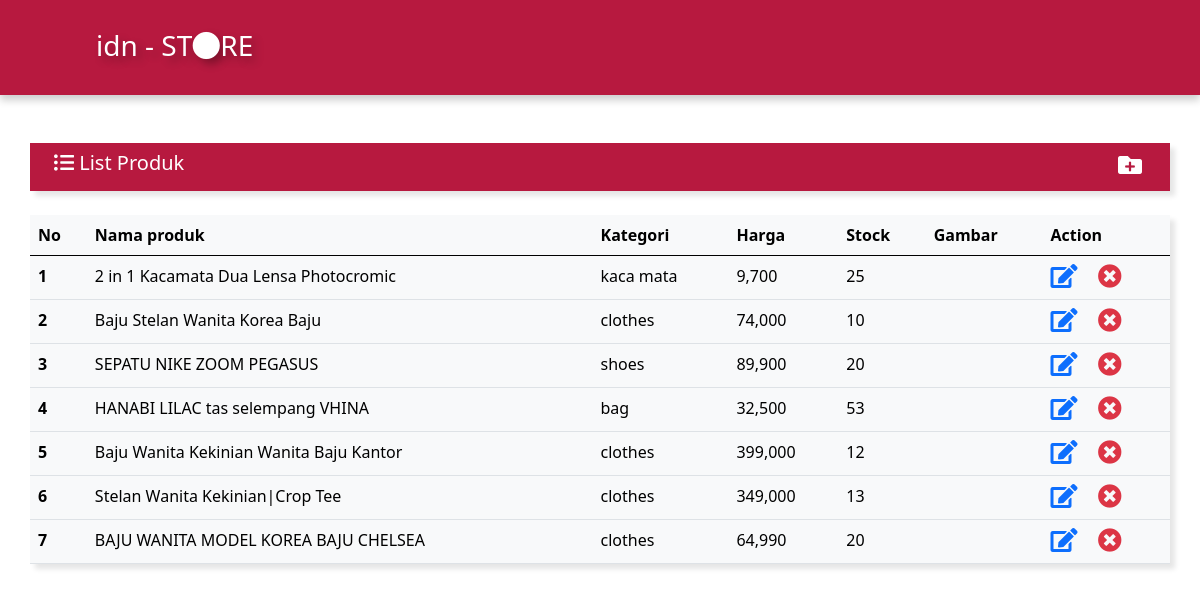
/list.php, run on an earlier commit of the app's database.
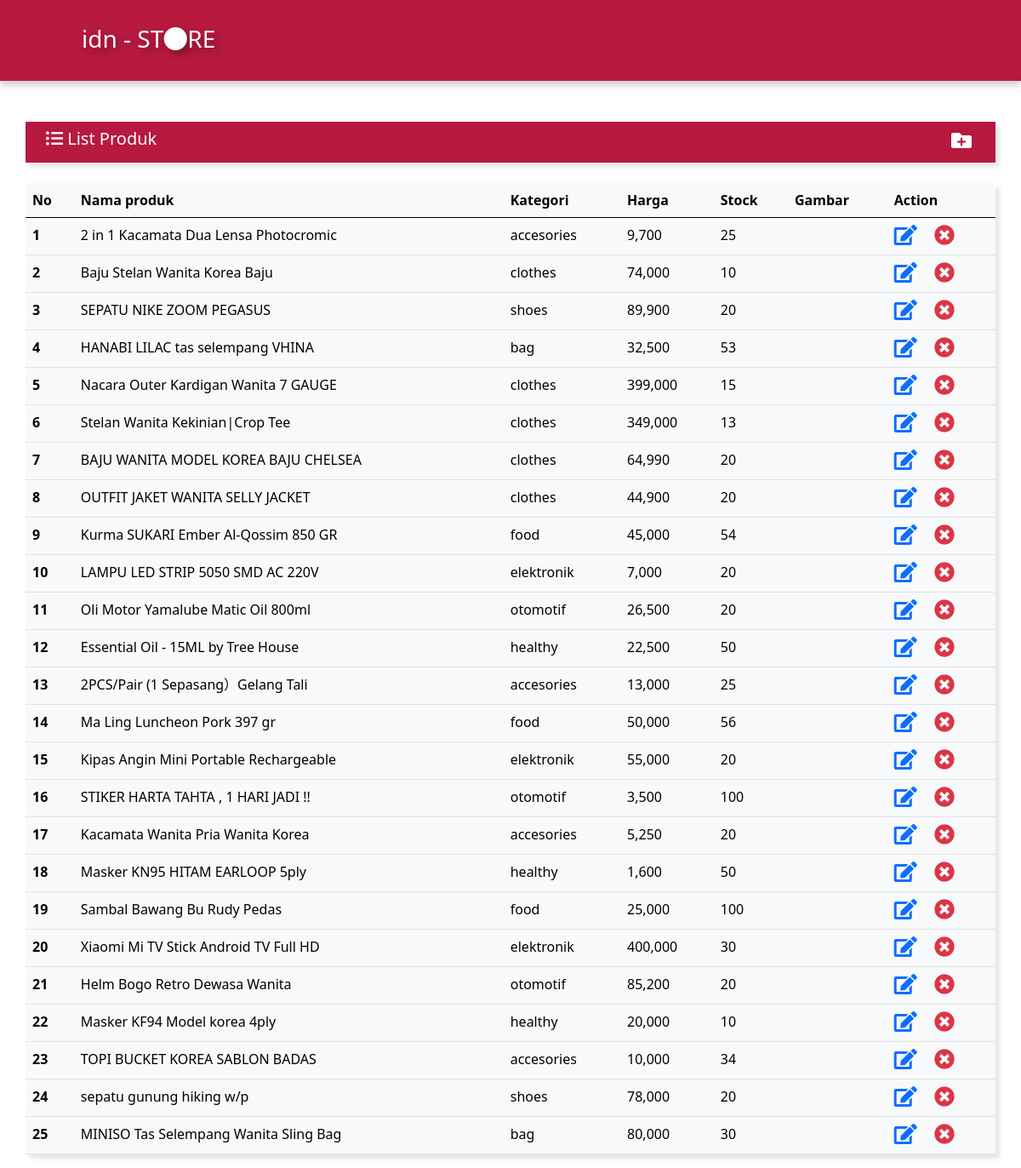
And on a later commit of the database.
### tables this page shows
CREATE TABLE `produk` (
  `id` int(11) NOT NULL,
  `nama_produk` varchar(255) NOT NULL,
  `kategori` varchar(100) NOT NULL,
  `harga` int(100) NOT NULL,
  `stok` int(100) NOT NULL,
  `gambar` varchar(255) NOT NULL,
  `detail` text NOT NULL
);

### list.php (the view, shortened to what this page needs)
<?php
require "koneksi.php";
?>
<!DOCTYPE html>
<html lang="en">
<head>
    <link href="https://cdn.jsdelivr.net/npm/bootstrap@5.0.0-beta2/dist/css/bootstrap.min.css" rel="stylesheet">
    <link rel="stylesheet" href="https://pro.fontawesome.com/releases/v5.10.0/css/all.css" />
    <link rel="stylesheet" href="style/style.css">
</head>
<body>
    <nav class="navbar navbar-expand-lg navbar-light bg-primary">
        <div class="container-fluid ps-5  pb-3" id="nav">
            <a class="navbar-brand ps-5 fs-3 pt-3" href="index.php">idn - ST<i class="fa fa-circle"></i>RE</a>
        </div>
    </nav>
    <section id="head">
        <div class="container mt-5 p-2 ps-4">
            <h5> <i class="fas fa-list-ul"></i> List Produk</h5>
            <a href="input.php"><i class="fa fa-folder-plus fs-4 float-end" style="margin-top: -30px; margin-right: 20px; text-decoration: none;
            color: white;"></i></a>
        </div>
    </section>
    <table class="table pb-3 bg-light container mt-4">
        <thead>
            <tr style="color: black;">
                <th>No</th>
                <th>Nama produk</th>
                <th>Kategori</th>
                <th>Harga</th>
                <th>Stock</th>
                <th>Gambar</th>
                <th>Action</th>
            </tr>
        </thead>
        <tbody>
            <?php
            $no = 1;
            $id = mysqli_query($conn, "SELECT * FROM produk ORDER BY produk.id");
            while ($prdk = mysqli_fetch_array($id)) {
            ?>
                <tr style="color: black;">
                    <th><?= $no++ ?></th>
                    <td><?= $prdk["nama_produk"] ?></td>
                    <td><?= $prdk["kategori"] ?></td>
                    <td><?= number_format($prdk["harga"]) ?></td>
                    <td><?= $prdk["stok"] ?></td>
                    <td>
                    </td>
                    <td>
                        <a href="edit.php?id=<?= $prdk["id"] ?>"><i class="fa fa-edit fs-4"></i></a>
                        <a href="hapus.php?id=<?= $prdk["id"] ?>"><i class="fa fa-times-circle fs-4 text-danger ms-3"></i></a>
                    </td>
                </tr>
            <?php
            }
            ?>
        </tbody>
    </table>
</body>
</html>

### style/style.css (style rules this page uses)
.bg-primary { background-color: #b7193f !important; }
.navbar { box-shadow: 0 5px 8px rgba(0, 0, 0, .2); }
.navbar-brand { color: white !important; display: inline-block;text-shadow: 5px 5px 8px rgba(0, 0, 0, .3); }
.container { background-color: #b7193f; box-shadow: 5px 5px 5px rgba(0, 0, 0, .1); color: white; }

What changed in the data, as far as the page shows it:
changed produk "2 in 1 Kacamata Dua Lensa Photocromic": kategori "kaca mata" → "accesories"
changed produk: nama_produk "Baju Wanita Kekinian Wanita Baju Kantor" → "Nacara Outer Kardigan Wanita 7 GAUGE"; stok "12" → "15"
added produk: nama_produk "OUTFIT JAKET WANITA SELLY JACKET", kategori "clothes", harga "44,900", stok "20"
added produk: nama_produk "Kurma SUKARI Ember Al-Qossim 850 GR", kategori "food", harga "45,000", stok "54"
added produk: nama_produk "LAMPU LED STRIP 5050 SMD AC 220V", kategori "elektronik", harga "7,000", stok "20"
added produk: nama_produk "Oli Motor Yamalube Matic Oil 800ml", kategori "otomotif", harga "26,500", stok "20"
added produk: nama_produk "Essential Oil - 15ML by Tree House", kategori "healthy", harga "22,500", stok "50"
added produk: nama_produk "2PCS/Pair (1 Sepasang）Gelang Tali", kategori "accesories", harga "13,000", stok "25"
added produk: nama_produk "Ma Ling Luncheon Pork 397 gr", kategori "food", harga "50,000", stok "56"
added produk: nama_produk "Kipas Angin Mini Portable Rechargeable", kategori "elektronik", harga "55,000", stok "20"
added produk: nama_produk "STIKER HARTA TAHTA , 1 HARI JADI !!", kategori "otomotif", harga "3,500", stok "100"
added produk: nama_produk "Kacamata Wanita Pria Wanita Korea", kategori "accesories", harga "5,250", stok "20"
added produk: nama_produk "Masker KN95 HITAM EARLOOP 5ply", kategori "healthy", harga "1,600", stok "50"
added produk: nama_produk "Sambal Bawang Bu Rudy Pedas", kategori "food", harga "25,000", stok "100"
added produk: nama_produk "Xiaomi Mi TV Stick Android TV Full HD", kategori "elektronik", harga "400,000", stok "30"
added produk: nama_produk "Helm Bogo Retro Dewasa Wanita", kategori "otomotif", harga "85,200", stok "20"
added produk: nama_produk "Masker KF94 Model korea 4ply", kategori "healthy", harga "20,000", stok "10"
added produk: nama_produk "TOPI BUCKET KOREA SABLON BADAS", kategori "accesories", harga "10,000", stok "34"
added produk: nama_produk "sepatu gunung hiking w/p", kategori "shoes", harga "78,000", stok "20"
added produk: nama_produk "MINISO Tas Selempang Wanita Sling Bag", kategori "bag", harga "80,000", stok "30"
